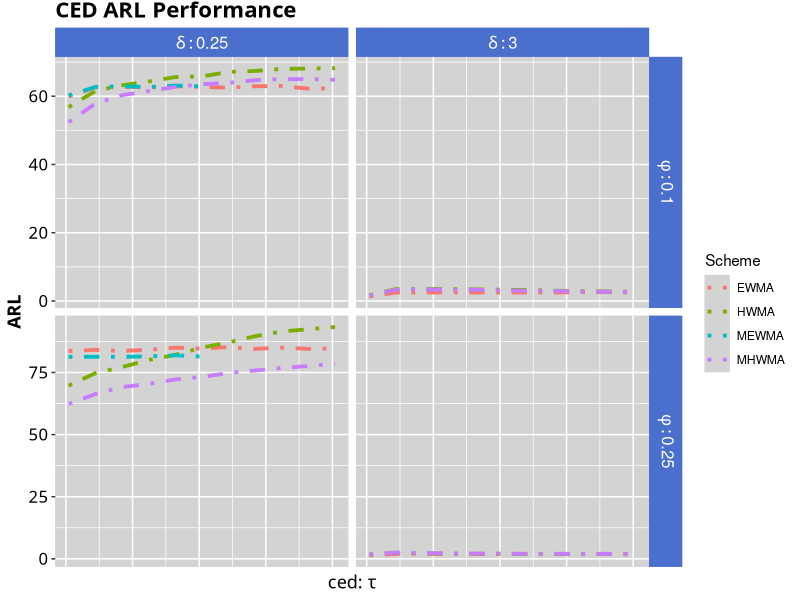
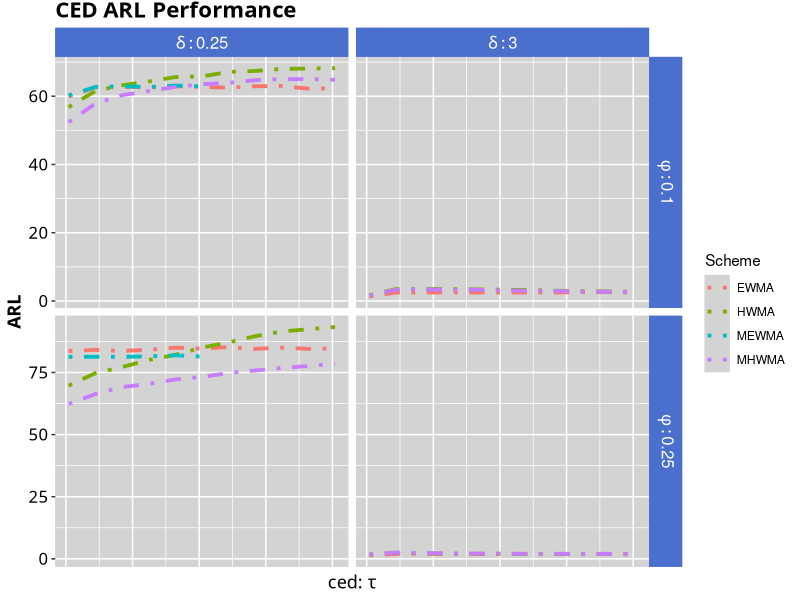

These figures' R source, in order:
setwd("~/Masters/Research/Main_Code")


library(ggplot2)
library(readr)
library(tidyr)
library(dplyr)
library(RColorBrewer)

HWMA_results_df <- read_csv("results/univariate_results/ced/HWMA_CED_results.csv")
EWMA_results_df <- read_csv("results/univariate_results/ced/EWMA_CED_results.csv")
EHWMA_results_df <- read_csv("results/univariate_results/ced/EHWMA_CED_results.csv")
EEWMA_results_df <- read_csv("results/univariate_results/ced/EEWMA_CED_results.csv")
MHWMA_results_df <- read_csv("results/univariate_results/ced/MHWMA_CED_results.csv")
MEWMA_results_df <- read_csv("results/univariate_results/ced/MEWMA_CED_results.csv")

cols_of_interest = c("Tau","ARL","Delta","Phi","Parameter_string","Scheme")

#add scheme
HWMA_results_df$Scheme <- "HWMA"
EHWMA_results_df$Scheme <- "EHWMA"
MHWMA_results_df$Scheme <- "MHWMA"

EWMA_results_df$Scheme <- "EWMA"
EEWMA_results_df$Scheme <- "EEWMA"
MEWMA_results_df$Scheme <- "MEWMA"

#Alt HWMA, EWMA
Alt_HWMA <- data.frame(lapply(HWMA_results_df, rep, 3)) %>% arrange(Delta,Phi)
Alt_HWMA$Phi2 <- EHWMA_results_df$Phi2

Alt_EWMA <- data.frame(lapply(EWMA_results_df, rep, 3)) %>% arrange(Delta,Phi)
Alt_EWMA$Phi2 <- EEWMA_results_df$Phi2

main_mod_df <- rbind(HWMA_results_df[cols_of_interest],
                     EWMA_results_df[cols_of_interest],
                     MHWMA_results_df[cols_of_interest],
                     MEWMA_results_df[cols_of_interest])

main_ex_df <- rbind(Alt_HWMA,
                    Alt_EWMA,
                    EHWMA_results_df,
                    EEWMA_results_df)

#MODIFIED
main_mod_df$Delta <- as.factor(main_mod_df$Delta)
main_mod_df$Scheme <- factor(main_mod_df$Scheme,levels= c("EWMA","HWMA","MEWMA","MHWMA"))
main_mod_df$Phi <- paste("phi :",main_mod_df$Phi,sep = '')
main_mod_df$Delta <- paste("delta :",main_mod_df$Delta,sep = '')
main_mod_df$ARL <- round(main_mod_df$ARL,1)

#EXTENDED
main_ex_df$Delta <- as.factor(main_ex_df$Delta)
main_ex_df$Scheme <- factor(main_ex_df$Scheme,levels= c("EWMA","HWMA","EEWMA","EHWMA"))
main_ex_df$Phi <- paste("phi[1] :",main_ex_df$Phi)
main_ex_df$Phi2 <- paste("phi[2] :",main_ex_df$Phi2)
main_ex_df$Delta <- paste("delta :",main_ex_df$Delta,sep = '')
main_ex_df$ARL <- round(main_ex_df$ARL,1)

theme_main <- function(){ 
  font <- "CenturySch"   #assign font family up front
  
  theme_gray() %+replace%    #replace elements we want to change
    
    theme(
      
      #grid elements
      #panel.grid.major = element_blank(),    #strip major gridlines
      #panel.grid.minor = element_blank(),    #strip minor gridlines
      #axis.ticks = element_blank(),          #strip axis ticks
      
      #since theme_minimal() already strips axis lines, 
      #we don't need to do that again
      
      #text elements
      plot.title = element_text(             #title
        family = font,            #set font family
        size = 16,                #set font size
        face = 'bold',            #bold typeface
        hjust = 0,                #left align
        vjust = 2),               #raise slightly
      
      plot.subtitle = element_text(          #subtitle
        family = font,            #font family
        size = 14),               #font size
      
      plot.caption = element_text(           #caption
        family = font,            #font family
        size = 9,                 #font size
        hjust = 1),               #right align
      
      axis.title = element_text(             #axis titles
        family = font,            #font family
        size = 13,
        face="bold"),               #font size
      
      axis.text = element_text(              #axis text
        family = font,            #axis famuly
        size = 12),                #font size
      
      axis.text.x = element_blank(),
      axis.ticks.x=element_blank(),
      
      strip.text.x = element_text(
        size = 12,
        color = "white"
      ),
      strip.text.y = element_text(
        size = 12,
        angle = 270,
        color = "white"
      ),
      strip.background = element_rect(
        color="#4a6fcc", fill="#4a6fcc", size=0.7, linetype="solid"
      ),
      panel.background = element_rect(fill = "lightgrey",
                                      colour = "lightgrey",
                                      size = 0.5, linetype = "solid"),
      panel.grid.major = element_line(size = 0.5, linetype = 'solid',
                                      colour = "white"), 
      panel.grid.minor = element_line(size = 0.25, linetype = 'solid',
                                      colour = "white")
      
      #since the legend often requires manual tweaking 
      #based on plot content, don't define it here
    )
}

mod_plot <- main_mod_df %>%
  ggplot(aes(x=Tau,y=ARL,col=Scheme))+
  geom_path(size=1.3,linetype="dotdash")+
  scale_fill_brewer(palette="RdBu")+
  facet_wrap(~Scheme) +
  facet_grid(rows = vars(Phi),cols = vars(Delta),scales = "free",labeller = label_parsed)+
  labs(title = "CED ARL Performance")+
  xlab(expression(paste("ced: ", tau)))+
  theme_main()

print(mod_plot)
ggsave(plot=mod_plot,
       filename= "modified_CED_compare_plot_univariate.png",
       path = "results/Plots",
       dpi=320,
       width=8.70,
       height=5.95,
)